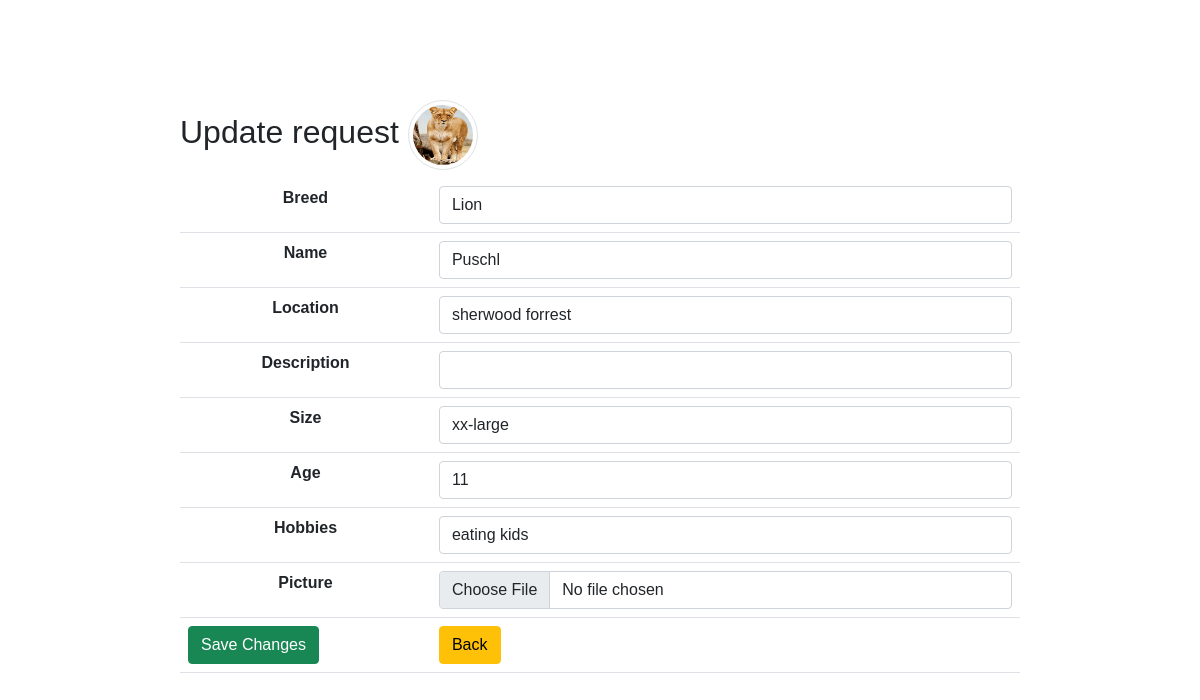
The app's page /animals/update.php?id=2 (signed in), older data.
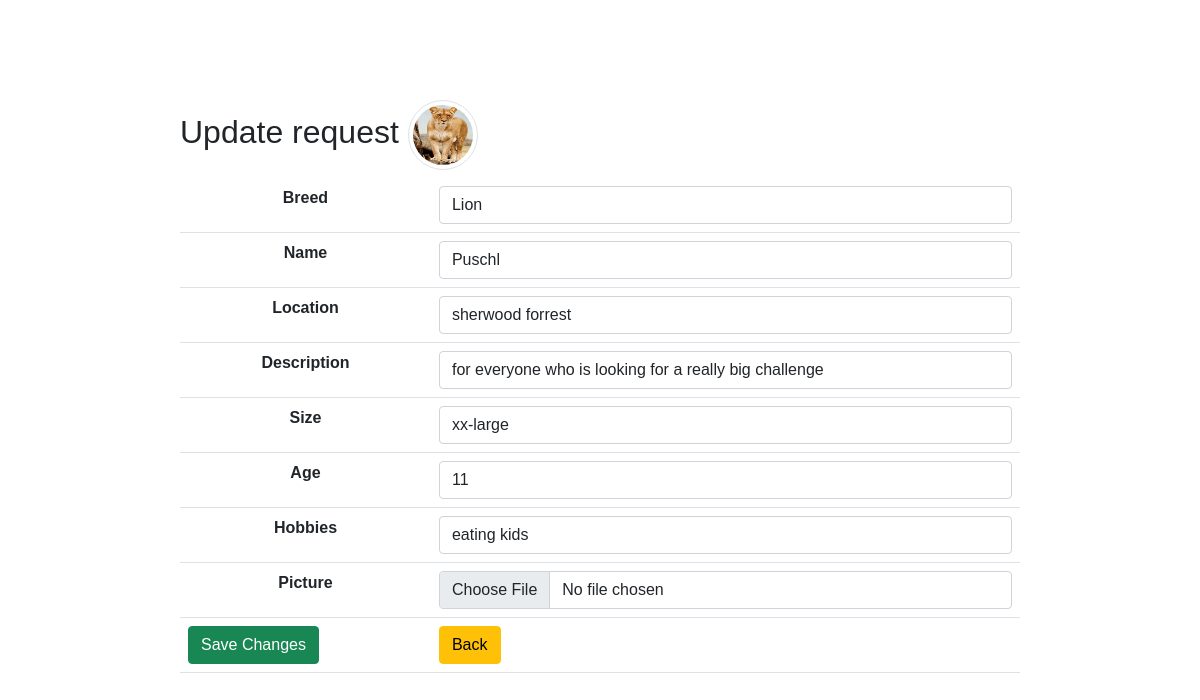
The same page, newer data.
### tables this page shows
CREATE TABLE `animals` (
  `id` int(11) NOT NULL,
  `breed` varchar(32) NOT NULL,
  `name` varchar(32) NOT NULL,
  `location` varchar(64) DEFAULT NULL,
  `description` varchar(256) DEFAULT NULL,
  `size` varchar(16) NOT NULL,
  `age` smallint(6) NOT NULL,
  `hobbies` varchar(128) DEFAULT NULL,
  `photo` varchar(32) NOT NULL
);

### animals/update.php (the view, shortened to what this page needs)
<?php
require_once '../components/db_usage.php';
if (@$_GET['id']) {
    $id = $_GET['id'];
    $sql = "SELECT * FROM animals WHERE id = $id";
    $result = mysqli_query($connect, $sql);
    if (mysqli_num_rows($result) == 1) {
        $data = mysqli_fetch_assoc($result);
        $breed = $data['breed'];
        $name = $data['name'];
        $location = $data['location'];
        $description = $data['description'];
        $size = $data['size'];
        $age = $data['age'];
        $hobbies = $data['hobbies'];
        $picture = $data['photo'];
    } else {
        header("location: error.php");
    }
} else {
    header("location: error.php");
}
?>
<!DOCTYPE html>
<html lang="en">
<head>
    <?php require_once '../components/styles.php' ?>
</head>
<body>
    <fieldset>
        <legend class='h2'>Update request <img class='img-thumbnail rounded-circle' src='../images/<?= $picture ?>' alt="<?= $name ?>"></legend>
        <form action="actions/a_update.php" method="post" enctype="multipart/form-data">
            <table class="table">
                <tr>
                    <th>Breed</th>
                    <td><input class='form-control' type="text" name="breed" value="<?= $breed ?>" /></td>
                </tr>
                <tr>
                    <th>Name</th>
                    <td><input class='form-control' type="text" name="name" value="<?= $name ?>" /></td>
                </tr>
                <tr>
                    <th>Location</th>
                    <td><input class='form-control' type="text" name="location" value="<?= $location ?>" /></td>
                </tr>
                <tr>
                    <th>Description</th>
                    <td><input class='form-control' type="text" name="description" value="<?= $description ?>" /></td>
                </tr>
                <tr>
                    <th>Size</th>
                    <td><input class='form-control' type="text" name="size" value="<?= $size ?>" /></td>
                </tr>
                <tr>
                    <th>Age</th>
                    <td><input class='form-control' type="number" name="age" step="any" value="<?= $age ?>" /></td>
                </tr>
                <tr>
                    <th>Hobbies</th>
                    <td><input class='form-control' type="text" name="hobbies" value="<?= $hobbies ?>" /></td>
                </tr>
                <tr>
                    <th>Picture</th>
                    <td><input class="form-control" type="file" name="photo" /></td>
                </tr>
                <tr>
                    <td><button class="btn btn-success" type="submit">Save Changes</button></td>
                    <td><a href="../home.php"><button class="btn btn-warning" type="button">Back</button></a></td>
                </tr>
            </table>
        </form>
    </fieldset>
</body>
</html>

Row changes from the older to the newer data that the page shows:
changed animals "Lion": description (not shown) → "for everyone who is looking for a really big challenge"
